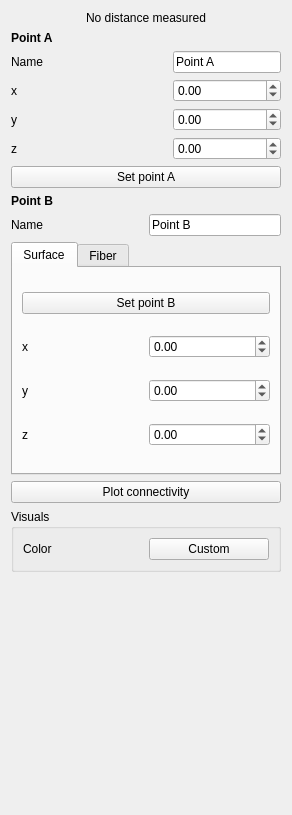
<?xml version="1.0" encoding="UTF-8"?>
<ui version="4.0">
 <class>DistanceMeasuresForm</class>
 <widget class="QWidget" name="DistanceMeasuresForm">
  <property name="geometry">
   <rect>
    <x>0</x>
    <y>0</y>
    <width>292</width>
    <height>815</height>
   </rect>
  </property>
  <property name="acceptDrops">
   <bool>true</bool>
  </property>
  <property name="windowTitle">
   <string>Form</string>
  </property>
  <layout class="QVBoxLayout" name="verticalLayout">
   <item>
    <widget class="QLabel" name="measuredDistanceLabel">
     <property name="text">
      <string>No distance measured</string>
     </property>
     <property name="alignment">
      <set>Qt::AlignCenter</set>
     </property>
    </widget>
   </item>
   <item>
    <widget class="QLabel" name="label_25">
     <property name="font">
      <font>
       <weight>75</weight>
       <bold>true</bold>
      </font>
     </property>
     <property name="text">
      <string>Point A</string>
     </property>
    </widget>
   </item>
   <item>
    <layout class="QGridLayout" name="gridLayout_8">
     <item row="3" column="0" colspan="3">
      <widget class="QLabel" name="label_16">
       <property name="text">
        <string>z</string>
       </property>
      </widget>
     </item>
     <item row="0" column="3">
      <widget class="QLineEdit" name="lineEditNamePointA">
       <property name="sizePolicy">
        <sizepolicy hsizetype="Minimum" vsizetype="Fixed">
         <horstretch>0</horstretch>
         <verstretch>0</verstretch>
        </sizepolicy>
       </property>
       <property name="text">
        <string>Point A</string>
       </property>
      </widget>
     </item>
     <item row="1" column="0" colspan="3">
      <widget class="QLabel" name="label_14">
       <property name="text">
        <string>x</string>
       </property>
      </widget>
     </item>
     <item row="1" column="3">
      <widget class="QDoubleSpinBox" name="inputXPointA">
       <property name="sizePolicy">
        <sizepolicy hsizetype="Minimum" vsizetype="Fixed">
         <horstretch>0</horstretch>
         <verstretch>0</verstretch>
        </sizepolicy>
       </property>
       <property name="decimals">
        <number>2</number>
       </property>
       <property name="minimum">
        <double>-999.000000000000000</double>
       </property>
       <property name="maximum">
        <double>999.000000000000000</double>
       </property>
       <property name="singleStep">
        <double>0.100000000000000</double>
       </property>
      </widget>
     </item>
     <item row="2" column="0" colspan="3">
      <widget class="QLabel" name="label_15">
       <property name="text">
        <string>y</string>
       </property>
      </widget>
     </item>
     <item row="2" column="3">
      <widget class="QDoubleSpinBox" name="inputYPointA">
       <property name="decimals">
        <number>2</number>
       </property>
       <property name="minimum">
        <double>-999.000000000000000</double>
       </property>
       <property name="maximum">
        <double>999.000000000000000</double>
       </property>
       <property name="singleStep">
        <double>0.100000000000000</double>
       </property>
      </widget>
     </item>
     <item row="3" column="3">
      <widget class="QDoubleSpinBox" name="inputZPointA">
       <property name="decimals">
        <number>2</number>
       </property>
       <property name="minimum">
        <double>-999.000000000000000</double>
       </property>
       <property name="maximum">
        <double>999.000000000000000</double>
       </property>
       <property name="singleStep">
        <double>0.100000000000000</double>
       </property>
      </widget>
     </item>
     <item row="0" column="0" colspan="3">
      <widget class="QLabel" name="label_20">
       <property name="text">
        <string>Name</string>
       </property>
      </widget>
     </item>
    </layout>
   </item>
   <item>
    <widget class="QPushButton" name="buttonSetPointA">
     <property name="text">
      <string>Set point A</string>
     </property>
    </widget>
   </item>
   <item>
    <widget class="QLabel" name="label_17">
     <property name="font">
      <font>
       <weight>75</weight>
       <bold>true</bold>
      </font>
     </property>
     <property name="text">
      <string>Point B</string>
     </property>
    </widget>
   </item>
   <item>
    <layout class="QGridLayout" name="gridLayout_14">
     <item row="0" column="1">
      <widget class="QLineEdit" name="lineEditNamePointB">
       <property name="sizePolicy">
        <sizepolicy hsizetype="Minimum" vsizetype="Fixed">
         <horstretch>0</horstretch>
         <verstretch>0</verstretch>
        </sizepolicy>
       </property>
       <property name="text">
        <string>Point B</string>
       </property>
      </widget>
     </item>
     <item row="0" column="0">
      <widget class="QLabel" name="label_21">
       <property name="text">
        <string>Name</string>
       </property>
      </widget>
     </item>
    </layout>
   </item>
   <item>
    <widget class="QTabWidget" name="tabWidget_2">
     <property name="currentIndex">
      <number>0</number>
     </property>
     <widget class="QWidget" name="tab">
      <attribute name="title">
       <string>Surface</string>
      </attribute>
      <layout class="QGridLayout" name="gridLayout_3">
       <item row="3" column="0" colspan="2">
        <layout class="QHBoxLayout" name="horizontalLayout_14">
         <item>
          <widget class="QLabel" name="label_24">
           <property name="text">
            <string>z</string>
           </property>
          </widget>
         </item>
         <item>
          <widget class="QDoubleSpinBox" name="inputZPointB">
           <property name="decimals">
            <number>2</number>
           </property>
           <property name="minimum">
            <double>-999.000000000000000</double>
           </property>
           <property name="maximum">
            <double>999.000000000000000</double>
           </property>
           <property name="singleStep">
            <double>0.100000000000000</double>
           </property>
          </widget>
         </item>
        </layout>
       </item>
       <item row="0" column="0" colspan="2">
        <widget class="QPushButton" name="buttonSetPointB">
         <property name="text">
          <string>Set point B</string>
         </property>
        </widget>
       </item>
       <item row="1" column="0" colspan="2">
        <layout class="QHBoxLayout" name="horizontalLayout_12">
         <item>
          <widget class="QLabel" name="label_22">
           <property name="text">
            <string>x</string>
           </property>
          </widget>
         </item>
         <item>
          <widget class="QDoubleSpinBox" name="inputXPointB">
           <property name="decimals">
            <number>2</number>
           </property>
           <property name="minimum">
            <double>-999.000000000000000</double>
           </property>
           <property name="maximum">
            <double>999.000000000000000</double>
           </property>
           <property name="singleStep">
            <double>0.100000000000000</double>
           </property>
          </widget>
         </item>
        </layout>
       </item>
       <item row="2" column="0" colspan="2">
        <layout class="QHBoxLayout" name="horizontalLayout_13">
         <item>
          <widget class="QLabel" name="label_23">
           <property name="text">
            <string>y</string>
           </property>
          </widget>
         </item>
         <item>
          <widget class="QDoubleSpinBox" name="inputYPointB">
           <property name="decimals">
            <number>2</number>
           </property>
           <property name="minimum">
            <double>-999.000000000000000</double>
           </property>
           <property name="maximum">
            <double>999.000000000000000</double>
           </property>
           <property name="singleStep">
            <double>0.100000000000000</double>
           </property>
          </widget>
         </item>
        </layout>
       </item>
      </layout>
     </widget>
     <widget class="QWidget" name="tab_2">
      <attribute name="title">
       <string>Fiber</string>
      </attribute>
      <layout class="QGridLayout" name="gridLayout_7">
       <item row="0" column="0">
        <widget class="QLabel" name="label_18">
         <property name="text">
          <string>Fiber data</string>
         </property>
        </widget>
       </item>
       <item row="0" column="1" colspan="2">
        <widget class="QComboBox" name="comboBoxFiberData">
         <item>
          <property name="text">
           <string>None selected</string>
          </property>
         </item>
        </widget>
       </item>
       <item row="1" column="0">
        <widget class="QSpinBox" name="spinFiberChoice">
         <property name="enabled">
          <bool>false</bool>
         </property>
        </widget>
       </item>
       <item row="1" column="1" colspan="2">
        <widget class="QSlider" name="sliderFiberChoice">
         <property name="orientation">
          <enum>Qt::Horizontal</enum>
         </property>
        </widget>
       </item>
       <item row="2" column="0">
        <widget class="QLabel" name="label_26">
         <property name="text">
          <string>Refinement</string>
         </property>
        </widget>
       </item>
       <item row="3" column="1">
        <widget class="QSlider" name="sliderFiberRefinement">
         <property name="enabled">
          <bool>false</bool>
         </property>
         <property name="orientation">
          <enum>Qt::Horizontal</enum>
         </property>
        </widget>
       </item>
       <item row="3" column="0">
        <widget class="QDoubleSpinBox" name="spinFiberRefinement">
         <property name="enabled">
          <bool>false</bool>
         </property>
         <property name="singleStep">
          <double>0.100000000000000</double>
         </property>
        </widget>
       </item>
      </layout>
     </widget>
    </widget>
   </item>
   <item>
    <widget class="QPushButton" name="pushButton">
     <property name="text">
      <string>Plot connectivity</string>
     </property>
    </widget>
   </item>
   <item>
    <widget class="QGroupBox" name="groupBox_3">
     <property name="enabled">
      <bool>true</bool>
     </property>
     <property name="sizePolicy">
      <sizepolicy hsizetype="Preferred" vsizetype="Preferred">
       <horstretch>0</horstretch>
       <verstretch>0</verstretch>
      </sizepolicy>
     </property>
     <property name="title">
      <string>Visuals</string>
     </property>
     <layout class="QVBoxLayout" name="verticalLayout_6">
      <item>
       <layout class="QHBoxLayout" name="horizontalLayout_16">
        <item>
         <widget class="QLabel" name="label_19">
          <property name="text">
           <string>Color</string>
          </property>
         </widget>
        </item>
        <item>
         <widget class="QPushButton" name="buttonSetLineColor">
          <property name="text">
           <string>Custom</string>
          </property>
         </widget>
        </item>
       </layout>
      </item>
     </layout>
    </widget>
   </item>
   <item>
    <spacer name="verticalSpacer_4">
     <property name="orientation">
      <enum>Qt::Vertical</enum>
     </property>
     <property name="sizeHint" stdset="0">
      <size>
       <width>225</width>
       <height>205</height>
      </size>
     </property>
    </spacer>
   </item>
  </layout>
 </widget>
 <resources/>
 <connections/>
</ui>
